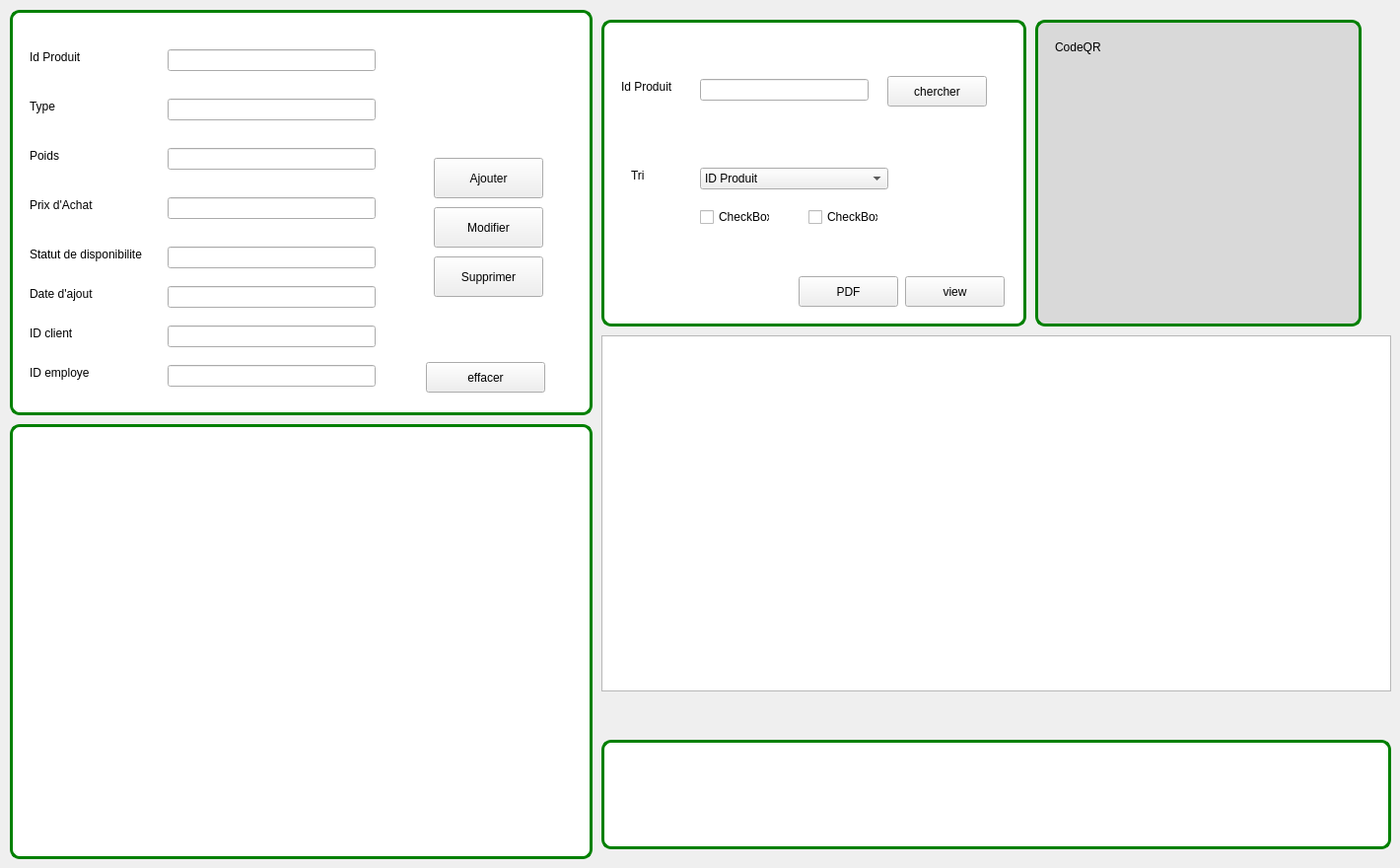
     <widget class="QWidget" name="le_crud">
      <attribute name="title">
       <string>CRUD</string>
      </attribute>
      <widget class="QTableView" name="tableView_P">
       <property name="geometry">
        <rect>
         <x>610</x>
         <y>340</y>
         <width>801</width>
         <height>361</height>
        </rect>
       </property>
       <property name="styleSheet">
        <string notr="true"/>
       </property>
      </widget>
      <widget class="QGroupBox" name="GB_Statistique_2">
       <property name="geometry">
        <rect>
         <x>10</x>
         <y>430</y>
         <width>591</width>
         <height>441</height>
        </rect>
       </property>
       <property name="styleSheet">
        <string notr="true">#GB_Statistique_2{
   background-color: white;
   border-radius: 10px ;
   border: 3px solid green ;
}</string>
       </property>
       <property name="title">
        <string/>
       </property>
      </widget>
      <widget class="QGroupBox" name="groupBox_3">
       <property name="geometry">
        <rect>
         <x>610</x>
         <y>20</y>
         <width>431</width>
         <height>311</height>
        </rect>
       </property>
       <property name="styleSheet">
        <string notr="true">#groupBox_3{
   background-color: white;
   border-radius: 10px ;
   border: 3px solid green ;
}</string>
       </property>
       <property name="title">
        <string/>
       </property>
       <widget class="QComboBox" name="comboBox_colonne">
        <property name="geometry">
         <rect>
          <x>100</x>
          <y>150</y>
          <width>191</width>
          <height>22</height>
         </rect>
        </property>
        <item>
         <property name="text">
          <string>ID Produit</string>
         </property>
        </item>
        <item>
         <property name="text">
          <string>Type</string>
         </property>
        </item>
        <item>
         <property name="text">
          <string>Poids</string>
         </property>
        </item>
        <item>
         <property name="text">
          <string>Prix d'Achat</string>
         </property>
        </item>
        <item>
         <property name="text">
          <string>Statut de Disponibilite</string>
         </property>
        </item>
        <item>
         <property name="text">
          <string>Date d'Ajout</string>
         </property>
        </item>
       </widget>
       <widget class="QLabel" name="label_35">
        <property name="geometry">
         <rect>
          <x>20</x>
          <y>60</y>
          <width>56</width>
          <height>16</height>
         </rect>
        </property>
        <property name="text">
         <string>Id Produit</string>
        </property>
       </widget>
       <widget class="QLineEdit" name="le_IdProduit_chercher">
        <property name="geometry">
         <rect>
          <x>100</x>
          <y>60</y>
          <width>171</width>
          <height>22</height>
         </rect>
        </property>
        <property name="font">
         <font>
          <weight>50</weight>
          <bold>false</bold>
         </font>
        </property>
        <property name="inputMethodHints">
         <set>Qt::ImhNone</set>
        </property>
       </widget>
       <widget class="QPushButton" name="pbchercher">
        <property name="geometry">
         <rect>
          <x>290</x>
          <y>57</y>
          <width>101</width>
          <height>31</height>
         </rect>
        </property>
        <property name="text">
         <string>chercher</string>
        </property>
       </widget>
       <widget class="QPushButton" name="pbview">
        <property name="geometry">
         <rect>
          <x>308</x>
          <y>260</y>
          <width>101</width>
          <height>31</height>
         </rect>
        </property>
        <property name="text">
         <string>view</string>
        </property>
       </widget>
       <widget class="QPushButton" name="pbPDF">
        <property name="geometry">
         <rect>
          <x>200</x>
          <y>260</y>
          <width>101</width>
          <height>31</height>
         </rect>
        </property>
        <property name="text">
         <string>PDF</string>
        </property>
       </widget>
       <widget class="QCheckBox" name="checkBox_2">
        <property name="geometry">
         <rect>
          <x>100</x>
          <y>190</y>
          <width>71</width>
          <height>20</height>
         </rect>
        </property>
        <property name="text">
         <string>CheckBox</string>
        </property>
       </widget>
       <widget class="QLabel" name="label_7">
        <property name="geometry">
         <rect>
          <x>30</x>
          <y>150</y>
          <width>56</width>
          <height>16</height>
         </rect>
        </property>
        <property name="text">
         <string>Tri</string>
        </property>
       </widget>
       <widget class="QCheckBox" name="checkBox_3">
        <property name="geometry">
         <rect>
          <x>210</x>
          <y>190</y>
          <width>71</width>
          <height>20</height>
         </rect>
        </property>
        <property name="text">
         <string>CheckBox</string>
        </property>
       </widget>
      </widget>
      <widget class="QGroupBox" name="groupBox_2">
       <property name="geometry">
        <rect>
         <x>10</x>
         <y>10</y>
         <width>591</width>
         <height>411</height>
        </rect>
       </property>
       <property name="styleSheet">
        <string notr="true">#groupBox_2{
   background-color: white;
   border-radius: 10px ;
   border: 3px solid green ;
}</string>
       </property>
       <property name="title">
        <string/>
       </property>
       <widget class="QLineEdit" name="le_DateAjout">
        <property name="geometry">
         <rect>
          <x>160</x>
          <y>280</y>
          <width>211</width>
          <height>22</height>
         </rect>
        </property>
       </widget>
       <widget class="QLabel" name="label_33">
        <property name="geometry">
         <rect>
          <x>20</x>
          <y>240</y>
          <width>141</width>
          <height>16</height>
         </rect>
        </property>
        <property name="text">
         <string>Statut de disponibilite</string>
        </property>
       </widget>
       <widget class="QLineEdit" name="le_IdProduit">
        <property name="geometry">
         <rect>
          <x>160</x>
          <y>40</y>
          <width>211</width>
          <height>22</height>
         </rect>
        </property>
        <property name="font">
         <font>
          <weight>50</weight>
          <bold>false</bold>
         </font>
        </property>
        <property name="inputMethodHints">
         <set>Qt::ImhNone</set>
        </property>
       </widget>
       <widget class="QPushButton" name="pbAjouter">
        <property name="geometry">
         <rect>
          <x>430</x>
          <y>150</y>
          <width>111</width>
          <height>41</height>
         </rect>
        </property>
        <property name="text">
         <string>Ajouter</string>
        </property>
       </widget>
       <widget class="QLineEdit" name="le_PrixAchat">
        <property name="geometry">
         <rect>
          <x>160</x>
          <y>190</y>
          <width>211</width>
          <height>22</height>
         </rect>
        </property>
       </widget>
       <widget class="QLabel" name="label_31">
        <property name="geometry">
         <rect>
          <x>20</x>
          <y>140</y>
          <width>56</width>
          <height>16</height>
         </rect>
        </property>
        <property name="text">
         <string>Poids</string>
        </property>
       </widget>
       <widget class="QPushButton" name="pbModifier">
        <property name="geometry">
         <rect>
          <x>430</x>
          <y>200</y>
          <width>111</width>
          <height>41</height>
         </rect>
        </property>
        <property name="text">
         <string>Modifier</string>
        </property>
       </widget>
       <widget class="QLineEdit" name="le_Poids">
        <property name="geometry">
         <rect>
          <x>160</x>
          <y>140</y>
          <width>211</width>
          <height>22</height>
         </rect>
        </property>
       </widget>
       <widget class="QLineEdit" name="le_Type">
        <property name="geometry">
         <rect>
          <x>160</x>
          <y>90</y>
          <width>211</width>
          <height>22</height>
         </rect>
        </property>
       </widget>
       <widget class="QLabel" name="label_32">
        <property name="geometry">
         <rect>
          <x>20</x>
          <y>40</y>
          <width>56</width>
          <height>16</height>
         </rect>
        </property>
        <property name="text">
         <string>Id Produit</string>
        </property>
       </widget>
       <widget class="QLineEdit" name="le_StatutDeDisponibilite">
        <property name="geometry">
         <rect>
          <x>160</x>
          <y>240</y>
          <width>211</width>
          <height>22</height>
         </rect>
        </property>
       </widget>
       <widget class="QLabel" name="label_34">
        <property name="geometry">
         <rect>
          <x>20</x>
          <y>90</y>
          <width>56</width>
          <height>16</height>
         </rect>
        </property>
        <property name="text">
         <string>Type</string>
        </property>
       </widget>
       <widget class="QLabel" name="label_30">
        <property name="geometry">
         <rect>
          <x>20</x>
          <y>280</y>
          <width>131</width>
          <height>16</height>
         </rect>
        </property>
        <property name="text">
         <string>Date d'ajout</string>
        </property>
       </widget>
       <widget class="QPushButton" name="pbSupprimer">
        <property name="geometry">
         <rect>
          <x>430</x>
          <y>250</y>
          <width>111</width>
          <height>41</height>
         </rect>
        </property>
        <property name="text">
         <string>Supprimer</string>
        </property>
       </widget>
       <widget class="QLabel" name="label_29">
        <property name="geometry">
         <rect>
          <x>20</x>
          <y>190</y>
          <width>141</width>
          <height>16</height>
         </rect>
        </property>
        <property name="text">
         <string>Prix d'Achat</string>
        </property>
       </widget>
       <widget class="QLineEdit" name="le_Id_Employe">
        <property name="geometry">
         <rect>
          <x>160</x>
          <y>360</y>
          <width>211</width>
          <height>22</height>
         </rect>
        </property>
       </widget>
       <widget class="QLabel" name="label_36">
        <property name="geometry">
         <rect>
          <x>20</x>
          <y>320</y>
          <width>141</width>
          <height>16</height>
         </rect>
        </property>
        <property name="text">
         <string>ID client</string>
        </property>
       </widget>
       <widget class="QLineEdit" name="le_Id_client">
        <property name="geometry">
         <rect>
          <x>160</x>
          <y>320</y>
          <width>211</width>
          <height>22</height>
         </rect>
        </property>
       </widget>
       <widget class="QLabel" name="label_37">
        <property name="geometry">
         <rect>
          <x>20</x>
          <y>360</y>
          <width>131</width>
          <height>16</height>
         </rect>
        </property>
        <property name="text">
         <string>ID employe</string>
        </property>
       </widget>
       <widget class="QPushButton" name="effacer">
        <property name="geometry">
         <rect>
          <x>422</x>
          <y>357</y>
          <width>121</width>
          <height>31</height>
         </rect>
        </property>
        <property name="text">
         <string>effacer</string>
        </property>
       </widget>
      </widget>
      <widget class="QGroupBox" name="groupBox">
       <property name="geometry">
        <rect>
         <x>1050</x>
         <y>20</y>
         <width>331</width>
         <height>311</height>
        </rect>
       </property>
       <property name="styleSheet">
        <string notr="true">#groupBox{
   background-color: #D9D9D9;
   border-radius: 10px ;
   border: 3px solid green ;
}</string>
       </property>
       <property name="title">
        <string/>
       </property>
       <widget class="QLabel" name="QRcode">
        <property name="geometry">
         <rect>
          <x>70</x>
          <y>60</y>
          <width>221</width>
          <height>211</height>
         </rect>
        </property>
        <property name="text">
         <string/>
        </property>
       </widget>
       <widget class="QLabel" name="label_8">
        <property name="geometry">
         <rect>
          <x>20</x>
          <y>20</y>
          <width>56</width>
          <height>16</height>
         </rect>
        </property>
        <property name="text">
         <string>CodeQR</string>
        </property>
       </widget>
      </widget>
      <widget class="QGroupBox" name="groupBox_5">
       <property name="geometry">
        <rect>
         <x>610</x>
         <y>750</y>
         <width>801</width>
         <height>111</height>
        </rect>
       </property>
       <property name="styleSheet">
        <string notr="true">#groupBox_5{
   background-color: white;
   border-radius: 10px ;
   border: 3px solid green ;
}</string>
       </property>
       <property name="title">
        <string/>
       </property>
      </widget>
     </widget>
